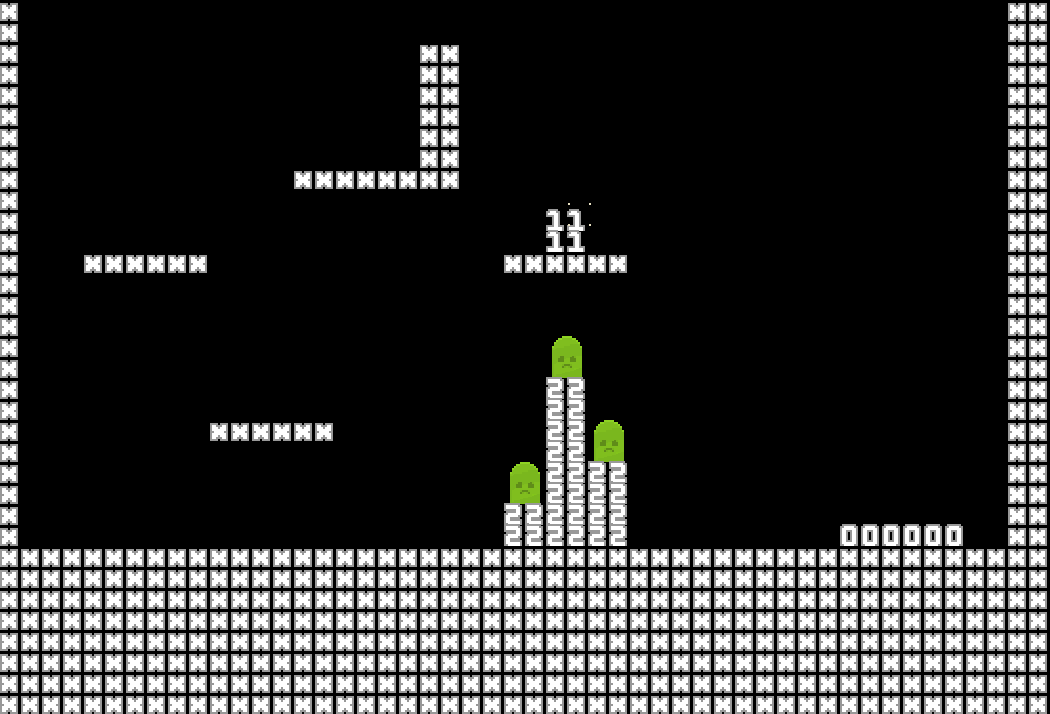

This game map was drawn from its Tiled (.tmx) file and the tilesets committed beside it. A one-line description and the trimmed map source follow:
An orthogonal 50x34 tile map with 21x21 px tiles, 2 tile layers (collision, trigger).

<map version="1.0" tiledversion="1.0.2" orientation="orthogonal" renderorder="right-down" width="50" height="34" tilewidth="21" tileheight="21" nextobjectid="1">
 <tileset firstgid="1" source="tileset.tsx" />
 <layer name="collision" width="50" height="34">
  <data>[1700 cells, 516 non-empty, 1 distinct tile ids]</data>
 </layer>
 <layer name="trigger" width="50" height="34">
  <data>[1700 cells, 41 non-empty, 4 distinct tile ids]</data>
 </layer>
</map>
